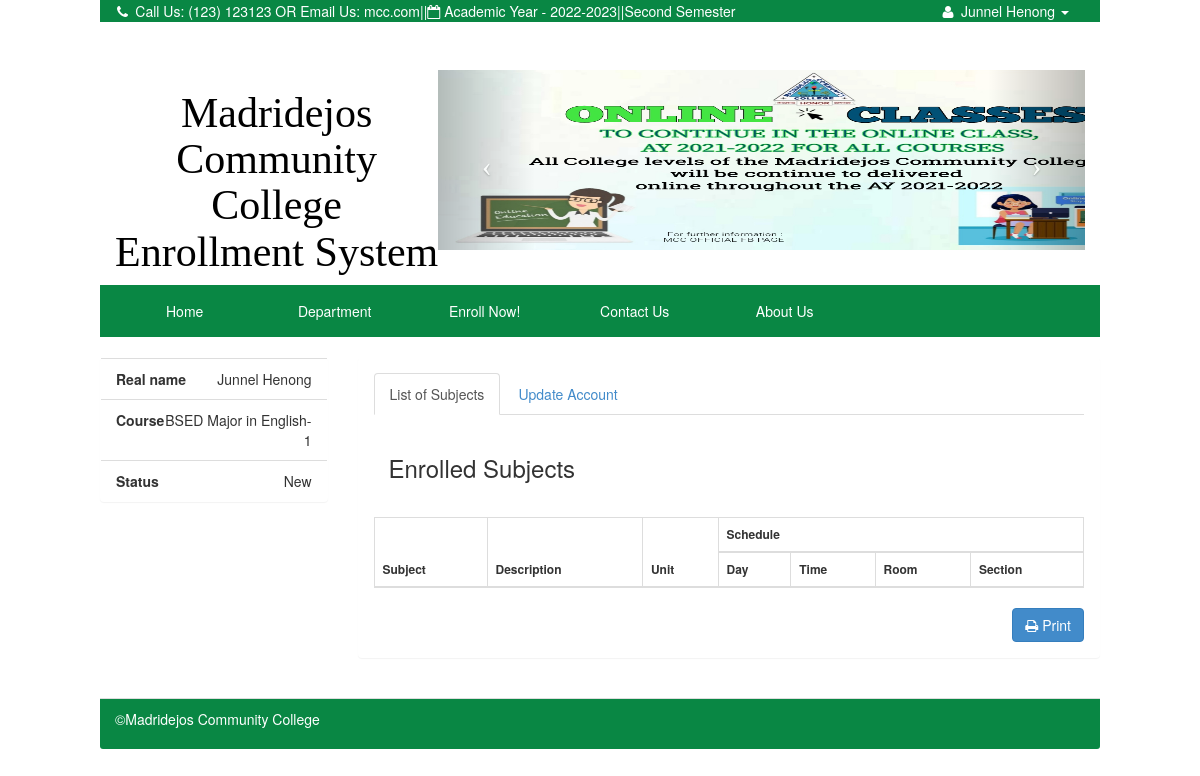
The app's page /index.php?q=profile (signed in) with its own data.
### tables this page shows
CREATE TABLE `tblstudent` (
  `S_ID` int(11) NOT NULL,
  `IDNO` int(20) NOT NULL,
  `FNAME` varchar(40) NOT NULL,
  `LNAME` varchar(40) NOT NULL,
  `MNAME` varchar(40) NOT NULL,
  `SEX` varchar(10) NOT NULL DEFAULT 'Male',
  `BDAY` date NOT NULL,
  `BPLACE` text NOT NULL,
  `STATUS` varchar(30) NOT NULL,
  `AGE` int(30) NOT NULL,
  `NATIONALITY` varchar(40) NOT NULL,
  `RELIGION` varchar(255) NOT NULL,
  `CONTACT_NO` varchar(40) NOT NULL,
  `HOME_ADD` text NOT NULL,
  `ACC_USERNAME` varchar(255) NOT NULL,
  `ACC_PASSWORD` text NOT NULL,
  `student_status` text NOT NULL,
  `YEARLEVEL` int(11) NOT NULL,
  `STUDSECTION` int(11) NOT NULL,
  `COURSE_ID` int(11) NOT NULL,
  `STUDPHOTO` varchar(255) NOT NULL,
  `SEMESTER` varchar(30) NOT NULL,
  `SYEAR` varchar(30) NOT NULL,
  `NewEnrollees` tinyint(1) NOT NULL
);

CREATE TABLE `course` (
  `COURSE_ID` int(11) NOT NULL,
  `COURSE_NAME` varchar(30) NOT NULL,
  `COURSE_LEVEL` varchar(50) NOT NULL DEFAULT '1',
  `COURSE_MAJOR` varchar(30) NOT NULL DEFAULT 'None',
  `COURSE_DESC` varchar(255) NOT NULL,
  `DEPT_ID` int(11) NOT NULL,
  `SETSEMESTER` varchar(90) NOT NULL
);

### index.php (called while the page is built, shortened)
<?php
require_once ("include/initialize.php");
$view = (isset($_GET['q']) && $_GET['q'] != '') ? $_GET['q'] : '';
switch ($view) {
 	case 'profile' :
        $title="Profile";
		break;
}
require_once("theme/templates.php");
?>

### include/database.php (called while the page is built, shortened)
<?php
class Database {
	var $sql_string = '';
	public $conn;
	public function open_connection() {
		$this->conn = mysqli_connect(server,user,pass);
		if(!$this->conn){
			echo "Problem in database connection! Contact administrator!";
			exit();
		}else{
			$db_select = mysqli_select_db($this->conn,database_name);
		}
	}
	function setQuery($sql='') {
		$this->sql_string=$sql;
	}
	function executeQuery() {
		$result = mysqli_query($this->conn,$this->sql_string);
		return $result;
	}
	private function confirm_query($result) {
		return $result;
	}
	function loadSingleResult() {
		$cur = $this->executeQuery();
		while ($row = mysqli_fetch_object($cur)) {
		return $data = $row;
		}
	}
}
$mydb = new Database();
?>

### include/students.php (called while the page is built, shortened)
<?php
require_once(LIB_PATH.DS.'database.php');
class Student {
	protected static  $tblname = "tblstudent";
	function single_student($id=""){
			global $mydb;
			$mydb->setQuery("SELECT * FROM ".self::$tblname."
				Where IDNO= '{$id}' LIMIT 1");
			$cur = $mydb->loadSingleResult();
			return $cur;
	}
}
?>

### include/courses.php (called while the page is built, shortened)
<?php
require_once(LIB_PATH.DS.'database.php');
class Course {
	protected static  $tblname = "course";
	function single_course($id=""){
			global $mydb;
			$mydb->setQuery("SELECT * FROM ".self::$tblname."
				Where COURSE_ID= '{$id}' LIMIT 1");
			$cur = $mydb->loadSingleResult();
			return $cur;
	}
}
?>

### theme/templates.php (shortened to what this page needs)
<!DOCTYPE html>
<html lang="en">
<head>
 <link href="<?php echo web_root; ?>css/bootstrap.min.css" rel="stylesheet">
    <link href="<?php echo web_root; ?>font/css/font-awesome.min.css" rel="stylesheet" type="text/css">
    <link href="<?php echo web_root; ?>css/dataTables.bootstrap.css" rel="stylesheet">
<link href="<?php echo web_root; ?>css/bootstrap-datetimepicker.min.css" rel="stylesheet" media="screen">
 <link href="<?php echo web_root; ?>css/modern.css" rel="stylesheet">
 <link href="<?php echo web_root; ?>css/costum.css" rel="stylesheet">
  <link href="<?php echo web_root; ?>css/ekko-lightbox.css" rel="stylesheet">
</head>
<body style="Pbackground-color:#e0e4e5" >
<div class="navbar-fixed-top navbar-TOPsm  col-md-10    col-md-offset-1"    role="navigation">
  <div class="container">
      <div  class="collapse navbar-collapse  smMenu ">
        <ul class="navbar-nav p navbar-left tooltip-demo" style="margin-left:-8%;">
            <li class="dropdown dropdown-toggle ">
              <a  data-toggle="tooltip" data-placement="left" title="Contact Us"   href="<?php echo web_root.'index.php?q=contact';  ?>">
               <i class="fa fa-phone fa-fw"> </i>  Call Us: (123) 123123 OR Email Us: mcc.com
              </a>
            </li>
            <li><span>    ||    </span></li>
            <li>
             <a  data-toggle="tooltip" data-placement="bottom" title="Academic Year" ><i class="fa fa-calendar-o"></i> Academic Year - <?php echo $_SESSION['SY'] ; ?></a>
            </li>
             <li><span>    ||    </span></li>
           <li>
            <a  data-toggle="tooltip" data-placement="bottom" title="Semester" > <?php echo $_SESSION['SEMESTER'] . ' Semester';?></a>
           </li>
          </ul>
          <ul class="navbar-nav p navbar-right ">
            <?php if (isset($_SESSION['IDNO']) ){
              $student = New Student();
              $singlestudent = $student->single_student($_SESSION['IDNO']);
            ?>
            <li class="dropdown  dropdown-toggle">
               <a class="dropdown-toggle" data-toggle="dropdown" href="#">
                  <i class="fa fa-user fa-fw"></i>
                    <?php echo $singlestudent->FNAME. ' ' . $singlestudent->LNAME ; ?>
                  <i class="caret"> </i>
               </a>
            </li>
          <?php  } else{?>
          <li  class="tooltip-demo"><a data-toggle="tooltip" data-placement="left" title="Enrol Now" href="<?php echo web_root.'index.php?q=enrol'; ?>">Enroll Now!</a></li>
          <?php } ?>
        </ul>
      </div>
  </div>
</div>
  <div class="col-md-10 col-md-offset-1 " >
   <div class="col-md-4">
    <div class="row ">
     <p >
        <a  class="title-logo"  href="<?php echo web_root; ?>index.php" title="">
        <h1 align="center" >Madridejos Community College Enrollment System</h1>
        </a>
    </p>
     </div>
    </div>
    <div class="col-md-8">
     <div class="row ">
        <?php include 'banner.php'; ?>
     </div>
    </div>
   </div>
 <div class="navbar navbar-static-top navbar-magbanua col-md-10    col-md-offset-1 "    role="navigation">
      <div class="container ">
        <div class="collapse navbar-collapse bigMenu"  >
          <ul class="nav navbar-nav menu" style="margin-left:-4%;"    >
            <li class="dropdown dropdown-toggle <?php echo (isset($_GET['q']) && $_GET['q']=='') ? "active" : false;?> ">
              <a href="<?php echo web_root.'index.php'; ?>">Home</a>
            </li>
            <li class="dropdown-toggle <?php echo (isset($_GET['q']) && $_GET['q']=='department') ? "active" : false;?>" >
              <a href="<?php echo web_root.'index.php?q=department'; ?>">Department</a>
            </li>
            <li class="dropdown-toggle <?php echo (isset($_GET['q']) && ($_GET['q']=='enrol' || $_GET['q']=='subject')) ? "active" : false;?>" >
              <a href="<?php echo web_root.'index.php?q=enrol'; ?>">Enroll Now!</a>
            </li>
             <li class="dropdown-toggle <?php echo (isset($_GET['q']) && $_GET['q']=='contact') ? "active" : false;?>">
              <a href="<?php echo web_root.'index.php?q=contact';  ?>">Contact Us</a>
            </li>
           <li class="dropdown-toggle <?php echo (isset($_GET['q']) && $_GET['q']=='about') ? "active" : false;?> ">
             <a href="<?php echo web_root.'index.php?q=about';  ?>">
               About Us
             </a>
          </li>
          </ul>
        </div>
    </div>
  </div>
<div class="col-md-10 col-md-push-1 ">
        <div class="row">
          <div id="page-wrapper">
               <?php
          if($title=='Profile'){
                echo ' <div class="row">';
                require_once $content;
                echo ' </div><br/>';
        }
?>
       </div>
            <footer class="panel-footer" style="background-color:#098744;color:#fff;" >
              <p align="left" >&copy;Madridejos Community College</p>
           </footer>
      </div>
  </div>
</body>
</html>

### student/profile.php (shortened to what this page needs)
<?php
    $student = New Student();
    $res = $student->single_student($_SESSION['IDNO']);
    $course = New Course();
    $resCourse = $course->single_course($res->COURSE_ID);
	?>
  		<div class="col-sm-3">
          <div class="panel">
          <ul class="list-group  ">
               <li class="list-group-item text-right"><span class="pull-left"><strong>Real name</strong></span> <?php echo $res->FNAME .' '.$res->LNAME; ?> </li>
              <li class="list-group-item text-right"><span class="pull-left"><strong>Course</strong></span> <?php echo $resCourse->COURSE_NAME .'-'.$resCourse->COURSE_LEVEL; ?> </li>
               <li class="list-group-item text-right"><span class="pull-left"><strong>Status</strong></span> <?php echo $res->student_status; ?> </li>
          </ul>
        </div>
    </div>
<div class="col-sm-9">
<div class="panel">
  <div class="panel-body">
  <ul class="nav nav-tabs" id="myTab">
    <li class="active"><a href="#home" data-toggle="tab">List of Subjects</a></li>
    <li><a href="#settings" data-toggle="tab">Update Account</a></li>
  </ul>
  <div class="tab-content">
    <div class="tab-pane active" id="home">
    <br/>
    <div class="col-md-12">
     <h3>Enrolled Subjects</h3>
    </div>
      <div class="table-responsive" style="margin-top:5%;">
             <form action="customer/controller.php?action=delete" Method="POST">
            				<table  class="table table-striped table-bordered table-hover "  style="font-size:12px" cellspacing="0"  >
            				  <thead>
            				  	<tr>
                          <th rowspan="2">Subject</th>
                          <th rowspan="2">Description</th>
                          <th rowspan="2">Unit</th>
                          <th colspan="4">Schedule</th>
            				  	</tr>
                        <tr>
                          <th>Day</th>
                          <th>Time</th>
                          <th>Room</th>
                          <th>Section</th>
                        </tr>
            				  </thead>
            				</table>
            		 </form>
                  <form action="student/printschedule.php" method="POST" target="_blank">
                    <div class="row no-print">
                      <div class="col-xs-12">
                       <span class="pull-right"> <button type="submit" name="submit" class="btn btn-primary"  ><i class="fa fa-print"></i> Print</button></span>
                    </div>
                    </div>
                  </form>
              </div>
             </div>
  </div>
 </div>
</div>
</div>

### css/costum.css (style rules this page uses)
body { padding-top: 70px; }
footer { padding-left: 15px; padding-right: 15px; }
.navbar-magbanua { background-color: #098744; border: 1px solid #098744; }
.navbar-magbanua .navbar-nav > li > a { color: #ffffff; }
.navbar-magbanua .navbar-collapse, .navbar-magbanua .navbar-form { border-color: transparent; }
.navbar-TOPsm { background-color: #098744; border: 1px solid #098744; color: white; list-style: none; }
.navbar-TOPsm .navbar-nav > li > a { color: #ffffff; text-decoration: none; list-style: none; }
.navbar-TOPsm .navbar-collapse, .navbar-TOPsm .navbar-form { border-color: transparent; }
.navbar-TOPsm .navbar-nav > .dropdown > a .caret { border-top-color: #ffffff; border-bottom-color: #ffffff; }

### theme/templates.php (style rules this page uses)
.p { color: white; margin-bottom: 0; margin-top: 0; list-style: none; }
.title-logo { color:black; text-decoration:none; font-size: 42px; font-family: "broadway"; padding: 0; margin: 0; top: 0; }
.menu li { left: 0px; width: 150px; padding: 0 3px 0 3px; text-align: center; }

### records on screen
tblstudent: FNAME "Junnel", LNAME "Henong", student_status "New"
course: COURSE_NAME "BSED Major in English", COURSE_LEVEL "1"

### other values on screen
$_SESSION['SY'] "2022-2023"
$_SESSION['SEMESTER'] "Second"
